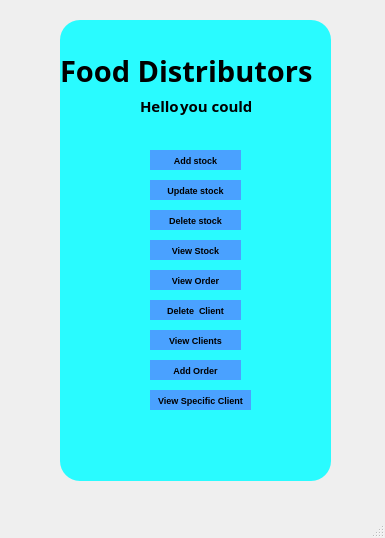
<?xml version="1.0" encoding="UTF-8"?>
<ui version="4.0">
 <class>MainWindow</class>
 <widget class="QMainWindow" name="MainWindow">
  <property name="geometry">
   <rect>
    <x>0</x>
    <y>0</y>
    <width>385</width>
    <height>538</height>
   </rect>
  </property>
  <property name="windowTitle">
   <string>MainWindow</string>
  </property>
  <widget class="QWidget" name="centralwidget">
   <widget class="QWidget" name="widget_2" native="true">
    <property name="geometry">
     <rect>
      <x>60</x>
      <y>20</y>
      <width>271</width>
      <height>461</height>
     </rect>
    </property>
    <property name="styleSheet">
     <string notr="true">border-radius:20px;
background-color: rgb(41, 251, 255);
</string>
    </property>
    <widget class="QLabel" name="label_2">
     <property name="geometry">
      <rect>
       <x>0</x>
       <y>10</y>
       <width>261</width>
       <height>81</height>
      </rect>
     </property>
     <property name="font">
      <font>
       <family>Segoe Print</family>
       <pointsize>22</pointsize>
       <weight>75</weight>
       <italic>false</italic>
       <bold>true</bold>
      </font>
     </property>
     <property name="text">
      <string>Food Distributors</string>
     </property>
    </widget>
    <widget class="QPushButton" name="pushButton_6">
     <property name="geometry">
      <rect>
       <x>90</x>
       <y>130</y>
       <width>91</width>
       <height>20</height>
      </rect>
     </property>
     <property name="font">
      <font>
       <pointsize>7</pointsize>
       <weight>75</weight>
       <bold>true</bold>
      </font>
     </property>
     <property name="styleSheet">
      <string notr="true">background-color: rgb(74, 161, 255);</string>
     </property>
     <property name="text">
      <string>Add stock</string>
     </property>
    </widget>
    <widget class="QPushButton" name="pushButton_7">
     <property name="geometry">
      <rect>
       <x>90</x>
       <y>220</y>
       <width>91</width>
       <height>20</height>
      </rect>
     </property>
     <property name="font">
      <font>
       <pointsize>7</pointsize>
       <weight>75</weight>
       <bold>true</bold>
      </font>
     </property>
     <property name="styleSheet">
      <string notr="true">background-color: rgb(74, 161, 255);</string>
     </property>
     <property name="text">
      <string>View Stock</string>
     </property>
    </widget>
    <widget class="QLabel" name="label_3">
     <property name="geometry">
      <rect>
       <x>80</x>
       <y>70</y>
       <width>41</width>
       <height>31</height>
      </rect>
     </property>
     <property name="font">
      <font>
       <family>Segoe Print</family>
       <pointsize>11</pointsize>
       <weight>75</weight>
       <italic>false</italic>
       <bold>true</bold>
      </font>
     </property>
     <property name="text">
      <string>Hello</string>
     </property>
    </widget>
    <widget class="QLabel" name="label_5">
     <property name="geometry">
      <rect>
       <x>120</x>
       <y>70</y>
       <width>71</width>
       <height>31</height>
      </rect>
     </property>
     <property name="font">
      <font>
       <family>Segoe Print</family>
       <pointsize>11</pointsize>
       <weight>75</weight>
       <italic>false</italic>
       <bold>true</bold>
      </font>
     </property>
     <property name="text">
      <string>you could</string>
     </property>
    </widget>
    <widget class="QPushButton" name="pushButton_8">
     <property name="geometry">
      <rect>
       <x>90</x>
       <y>190</y>
       <width>91</width>
       <height>20</height>
      </rect>
     </property>
     <property name="font">
      <font>
       <pointsize>7</pointsize>
       <weight>75</weight>
       <bold>true</bold>
      </font>
     </property>
     <property name="styleSheet">
      <string notr="true">background-color: rgb(74, 161, 255);</string>
     </property>
     <property name="text">
      <string>Delete stock</string>
     </property>
    </widget>
    <widget class="QPushButton" name="pushButton_9">
     <property name="geometry">
      <rect>
       <x>90</x>
       <y>160</y>
       <width>91</width>
       <height>20</height>
      </rect>
     </property>
     <property name="font">
      <font>
       <pointsize>7</pointsize>
       <weight>75</weight>
       <bold>true</bold>
      </font>
     </property>
     <property name="styleSheet">
      <string notr="true">background-color: rgb(74, 161, 255);</string>
     </property>
     <property name="text">
      <string>Update stock</string>
     </property>
    </widget>
    <widget class="QPushButton" name="pushButton_10">
     <property name="geometry">
      <rect>
       <x>90</x>
       <y>250</y>
       <width>91</width>
       <height>20</height>
      </rect>
     </property>
     <property name="font">
      <font>
       <pointsize>7</pointsize>
       <weight>75</weight>
       <bold>true</bold>
      </font>
     </property>
     <property name="styleSheet">
      <string notr="true">background-color: rgb(74, 161, 255);</string>
     </property>
     <property name="text">
      <string>View Order</string>
     </property>
    </widget>
    <widget class="QPushButton" name="pushButton_13">
     <property name="geometry">
      <rect>
       <x>90</x>
       <y>280</y>
       <width>91</width>
       <height>20</height>
      </rect>
     </property>
     <property name="font">
      <font>
       <pointsize>7</pointsize>
       <weight>75</weight>
       <bold>true</bold>
      </font>
     </property>
     <property name="styleSheet">
      <string notr="true">background-color: rgb(74, 161, 255);</string>
     </property>
     <property name="text">
      <string>Delete  Client</string>
     </property>
    </widget>
    <widget class="QPushButton" name="pushButton_14">
     <property name="geometry">
      <rect>
       <x>90</x>
       <y>310</y>
       <width>91</width>
       <height>20</height>
      </rect>
     </property>
     <property name="font">
      <font>
       <pointsize>7</pointsize>
       <weight>75</weight>
       <bold>true</bold>
      </font>
     </property>
     <property name="styleSheet">
      <string notr="true">background-color: rgb(74, 161, 255);</string>
     </property>
     <property name="text">
      <string>View Clients</string>
     </property>
    </widget>
    <widget class="QPushButton" name="pushButton_15">
     <property name="geometry">
      <rect>
       <x>90</x>
       <y>340</y>
       <width>91</width>
       <height>20</height>
      </rect>
     </property>
     <property name="font">
      <font>
       <pointsize>7</pointsize>
       <weight>75</weight>
       <bold>true</bold>
      </font>
     </property>
     <property name="styleSheet">
      <string notr="true">background-color: rgb(74, 161, 255);</string>
     </property>
     <property name="text">
      <string>Add Order</string>
     </property>
    </widget>
    <widget class="QPushButton" name="pushButton_16">
     <property name="geometry">
      <rect>
       <x>90</x>
       <y>370</y>
       <width>101</width>
       <height>20</height>
      </rect>
     </property>
     <property name="font">
      <font>
       <pointsize>7</pointsize>
       <weight>75</weight>
       <bold>true</bold>
      </font>
     </property>
     <property name="styleSheet">
      <string notr="true">background-color: rgb(74, 161, 255);</string>
     </property>
     <property name="text">
      <string>View Specific Client</string>
     </property>
    </widget>
   </widget>
  </widget>
  <widget class="QMenuBar" name="menubar">
   <property name="geometry">
    <rect>
     <x>0</x>
     <y>0</y>
     <width>385</width>
     <height>21</height>
    </rect>
   </property>
  </widget>
  <widget class="QStatusBar" name="statusbar"/>
 </widget>
 <resources>
  <include location="pic1.qrc"/>
 </resources>
 <connections/>
</ui>
